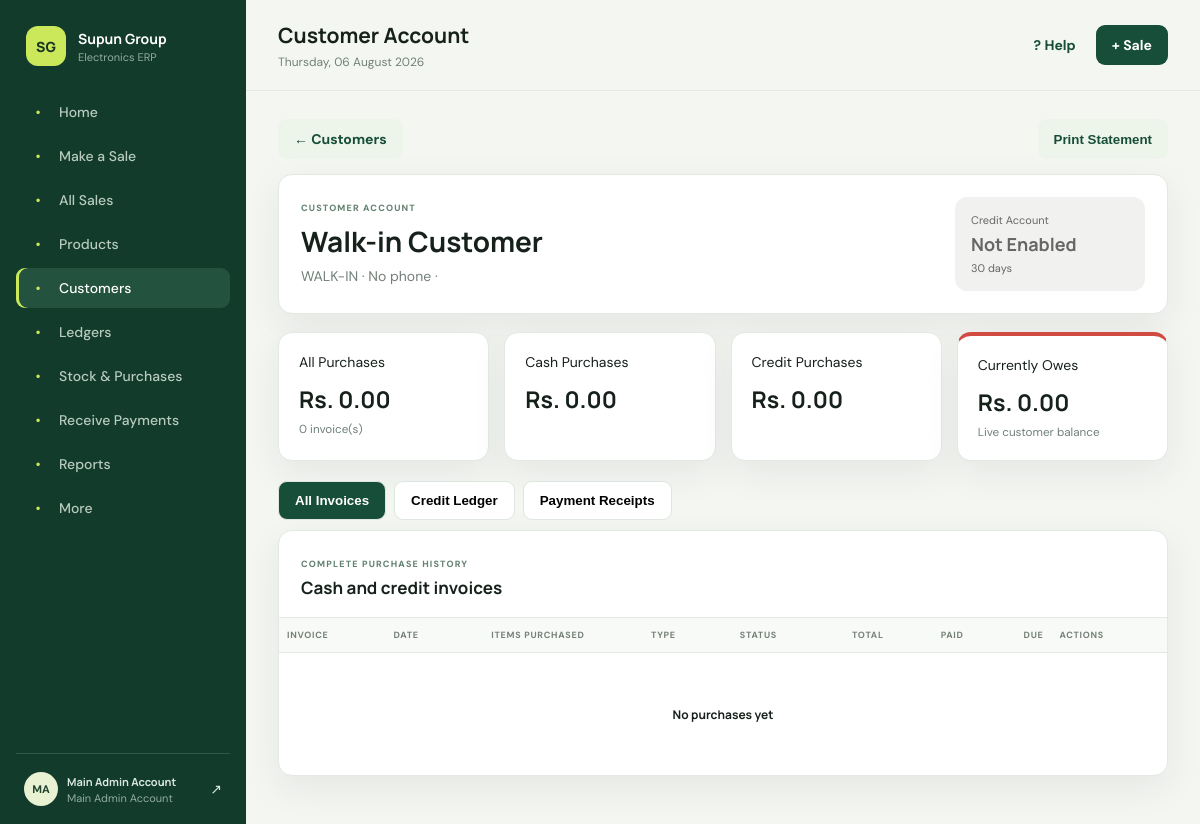
Screenshot of /customer_view.php?id=1 (signed in) with the database file from the repository.
### tables this page shows
CREATE TABLE customers (id BIGINT UNSIGNED PRIMARY KEY AUTO_INCREMENT, customer_code VARCHAR(60) UNIQUE NOT NULL, name VARCHAR(160) NOT NULL, business_name VARCHAR(160), phone VARCHAR(30), email VARCHAR(190), address TEXT, customer_type ENUM('retail','wholesale','both') DEFAULT 'retail', credit_enabled BOOLEAN DEFAULT FALSE, default_payment_period VARCHAR(30) DEFAULT '30_days', outstanding DECIMAL(18,2) DEFAULT 0, total_sales DECIMAL(18,2) DEFAULT 0, total_payments DECIMAL(18,2) DEFAULT 0, last_purchase_at DATETIME NULL, last_payment_at DATETIME NULL, status ENUM('active','inactive') DEFAULT 'active', created_at TIMESTAMP DEFAULT CURRENT_TIMESTAMP, updated_at TIMESTAMP DEFAULT CURRENT_TIMESTAMP ON UPDATE CURRENT_TIMESTAMP, INDEX(name), INDEX(phone));

### bootstrap.php (called while the page is built, shortened)
<?php
function e(mixed $value): string { return htmlspecialchars((string)$value, ENT_QUOTES, 'UTF-8'); }
function money(float|int|string|null $value): string { return 'Rs. ' . number_format((float)$value, 2); }

### customer_view.php (the view, shortened to what this page needs)
<?php
require __DIR__.'/bootstrap.php';require_auth();if(!can('customers.view')){http_response_code(403);exit('Forbidden');}require __DIR__.'/partials.php';$id=(int)($_GET['id']??0);$s=$db->prepare('SELECT * FROM customers WHERE id=?');$s->execute([$id]);$customer=$s->fetch();if(!$customer){http_response_code(404);exit('Customer not found');}
$s=$db->prepare('SELECT s.*,u.display_name cashier,(SELECT GROUP_CONCAT(CONCAT(p.name," x ",si.quantity) SEPARATOR ", ") FROM sale_items si JOIN products p ON p.id=si.product_id WHERE si.sale_id=s.id) items FROM sales s JOIN users u ON u.id=s.created_by WHERE s.customer_id=? ORDER BY s.sale_date DESC,s.id DESC');$s->execute([$id]);$sales=$s->fetchAll();$s=$db->prepare('SELECT p.*,u.display_name collector FROM customer_payments p JOIN users u ON u.id=p.collected_by WHERE p.customer_id=? ORDER BY p.payment_date DESC,p.id DESC');$s->execute([$id]);$payments=$s->fetchAll();
$totalSales=array_sum(array_map(fn($r)=>(float)$r['total'],$sales));$cashSales=array_sum(array_map(fn($r)=>$r['payment_type']==='cash'?(float)$r['total']:0,$sales));$creditSales=array_sum(array_map(fn($r)=>$r['payment_type']==='credit'?(float)$r['total']:0,$sales));?>
<div class="account-actions"><a class="btn secondary" href="customers.php">← Customers</a><button class="btn secondary" onclick="window.print()">Print Statement</button></div><section class="account-head panel"><div><span class="eyebrow">Customer account</span><h2><?=e($customer['name'])?></h2><p><?=e($customer['customer_code'])?> · <?=e($customer['phone']?:'No phone')?> · </p></div><div class="credit-state <?=$customer['credit_enabled']?'enabled':'disabled'?>"><span>Credit Account</span><b><?=$customer['credit_enabled']?'Enabled':'Not Enabled'?></b><small><?=e(str_replace('_',' ',$customer['default_payment_period']))?></small></div></section><section class="kpi-grid account-kpis"><article class="kpi"><span>All Purchases</span><strong><?=money($totalSales)?></strong><small><?=count($sales)?> invoice(s)</small></article><article class="kpi"><span>Cash Purchases</span><strong><?=money($cashSales)?></strong></article><article class="kpi"><span>Credit Purchases</span><strong><?=money($creditSales)?></strong></article><article class="kpi balance-card"><span>Currently Owes</span><strong><?=money($customer['outstanding'])?></strong><small>Live customer balance</small></article></section><section class="account-tabs"><button class="active" data-tab="sales">All Invoices</button><button data-tab="ledger">Credit Ledger</button><button data-tab="payments">Payment Receipts</button></section><section class="panel table-panel account-section active" id="sales"><div class="panel-head"><div><span class="eyebrow">Complete purchase history</span><h3>Cash and credit invoices</h3></div></div><div class="table-wrap"><table><thead><tr><th>Invoice</th><th>Date</th><th>Items Purchased</th><th>Type</th><th>Status</th><th class="right">Total</th><th class="right">Paid</th><th class="right">Due</th><th></th></tr></thead><tbody><?php if(!$sales):?><tr><td colspan="9"><div class="empty-state compact"><b>No purchases yet</b></div></td></tr><?php endif;?></tbody></table></div></section>

### assets/app.css (style rules this page uses)
:root { --ink:#17211b;--muted:#718078;--paper:#f4f6f2;--card:#fff;--line:#e3e8e2;--green:#174e39;--lime:#cbe85b;--soft:#edf4e9;--danger:#b83b3b;--warn:#ad721b;--shadow:0 12px 36px rgba(31,49,39,.07) }
* { box-sizing:border-box }
body { margin:0;background:var(--paper);color:var(--ink);font-family:'DM Sans',sans-serif;font-size:14px }
h1,h2,h3,strong,b { font-family:'Manrope',sans-serif }
a { color:inherit;text-decoration:none }
.btn { border:0;border-radius:9px;padding:11px 16px;font-weight:700;cursor:pointer;display:inline-block }
.btn.secondary { background:var(--soft);color:var(--green) }
.eyebrow { text-transform:uppercase;letter-spacing:.13em;font-size:9px;font-weight:800;color:#648271 }
.kpi-grid { display:grid;grid-template-columns:repeat(4,1fr);gap:15px;margin-bottom:20px }
.kpi,.panel { background:var(--card);border:1px solid var(--line);border-radius:14px;box-shadow:var(--shadow) }
.kpi { padding:20px }
.kpi strong { display:block;font-size:23px;margin:12px 0 4px }
.kpi small { color:var(--muted) }
.panel { padding:22px }
.panel-head { display:flex;justify-content:space-between;align-items:center;margin-bottom:18px }
.panel-head h3 { margin:5px 0 0;font-size:17px }
.empty-state { min-height:180px;display:flex;flex-direction:column;align-items:center;justify-content:center;color:var(--muted);gap:6px }
.empty-state b { color:var(--ink) }
.empty-state.compact { min-height:100px }
.table-panel { padding:0 }
.table-panel .panel-head { padding:22px 22px 0 }
.table-wrap { overflow:auto }
table { width:100%;border-collapse:collapse }
th { background:#f8faf7;text-transform:uppercase;letter-spacing:.08em;font-size:9px;color:#758078;text-align:left }
th,td { padding:13px 18px;border-top:1px solid var(--line);white-space:nowrap }
.right { text-align:right }
.balance-card { border-top:4px solid #d14b43 }

### assets/layout-fix.css (style rules this page uses)
html,body { max-width:100%;overflow-x:hidden }
.content,.sale-layout,.sale-layout>section,.sale-layout>aside,.panel,.table-wrap { min-width:0;max-width:100% }
.customer-invoice-table { table-layout:fixed;width:100%;min-width:0;font-size:12px }
.customer-invoice-table th,.customer-invoice-table td { white-space:normal!important;overflow-wrap:anywhere;padding:11px 8px!important }
.customer-invoice-table th:nth-child(1) { width:12% }
.customer-invoice-table th:nth-child(2) { width:11% }
.customer-invoice-table th:nth-child(3) { width:18% }
.customer-invoice-table th:nth-child(4) { width:10% }
.customer-invoice-table th:nth-child(5) { width:9% }
.customer-invoice-table th:nth-child(6),.customer-invoice-table th:nth-child(7),.customer-invoice-table th:nth-child(8) { width:9% }
.customer-invoice-table th:nth-child(9) { width:13% }
.table-wrap:has(.customer-invoice-table) { overflow-x:hidden }
html,body { width:100%;max-width:100%;overflow-x:hidden!important }
.app,.content,.topbar,.panel,.table-panel,.table-wrap,.page-grid,.sale-layout,.split,.toolbar,.report-head,.report-tabs,.action-banner { min-width:0!important;max-width:100%!important }
.panel-head,.report-head,.action-banner,.toolbar { flex-wrap:wrap }
.panel-head>*,form,label,input,select,textarea,.form-grid>* { min-width:0 }
.btn { max-width:100%;white-space:normal;text-align:center }
.table-wrap { width:100%;overflow-x:hidden!important;overscroll-behavior-x:none }
.table-wrap table { width:100%!important;min-width:0!important;table-layout:fixed }
.table-wrap th,.table-wrap td { white-space:normal!important;overflow-wrap:anywhere;word-break:normal;padding:11px 10px }
.table-wrap td:last-child { max-width:190px }
.account-tabs,.collection-tabs { flex-wrap:wrap;overflow-x:hidden!important }

### rows the page displays
customers: name "Walk-in Customer", customer_code "WALK-IN", phone "No phone", default_payment_period "30 days", outstanding "Rs. 0.00"

### other values shown
$label "Home"
$label "Make a Sale"
$label "All Sales"
$label "Products"
$label "Customers"
$label "Ledgers"
$label "Stock & Purchases"
$label "Receive Payments"
$label "Reports"
$label "More"
substr($u['display_name'],0,2) "MA"
$u['display_name'] "Main Admin Account"
$u['role_name'] "Main Admin Account"
$title "Customer Account"
money($totalSales) "Rs. 0.00"
